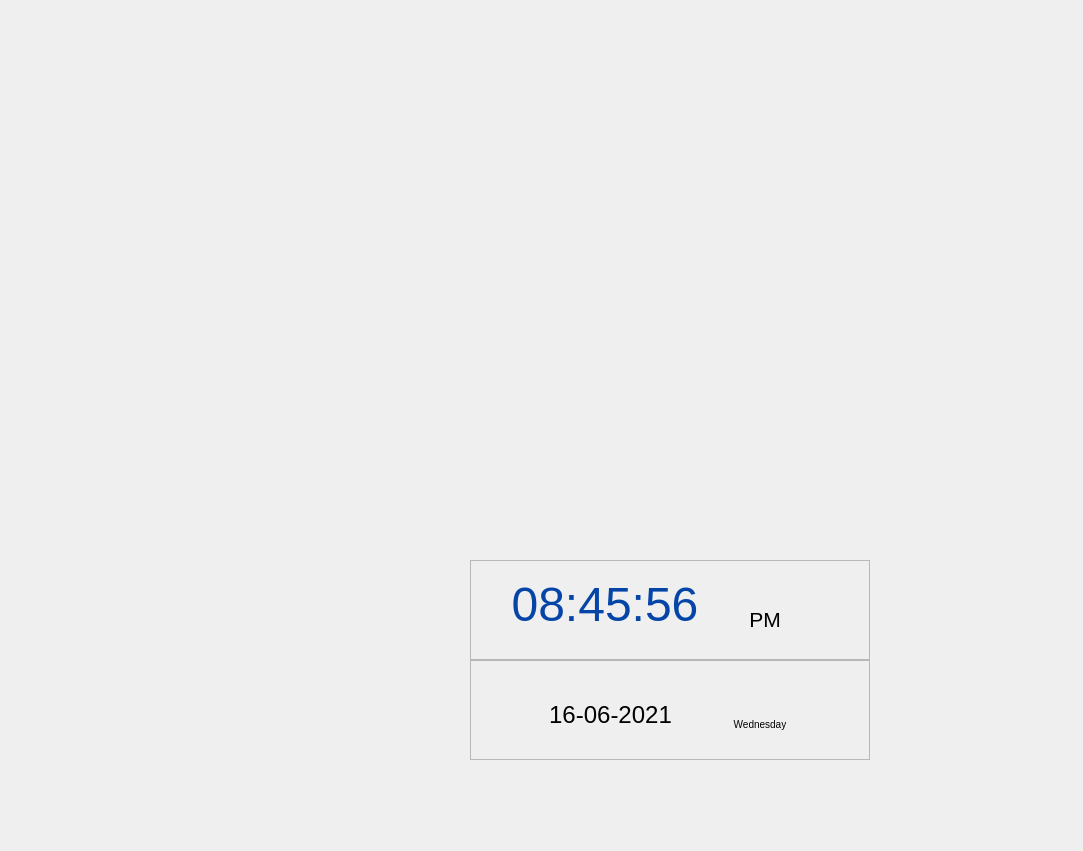
<?xml version="1.0" encoding="UTF-8"?>
<ui version="4.0">
 <class>MainWindow</class>
 <widget class="QMainWindow" name="MainWindow">
  <property name="geometry">
   <rect>
    <x>0</x>
    <y>0</y>
    <width>1083</width>
    <height>851</height>
   </rect>
  </property>
  <property name="windowTitle">
   <string>MainWindow</string>
  </property>
  <widget class="QWidget" name="centralwidget">
   <widget class="QLabel" name="label">
    <property name="geometry">
     <rect>
      <x>770</x>
      <y>20</y>
      <width>300</width>
      <height>300</height>
     </rect>
    </property>
    <property name="text">
     <string/>
    </property>
    <property name="pixmap">
     <pixmap>../resources/processing.gif</pixmap>
    </property>
    <property name="scaledContents">
     <bool>true</bool>
    </property>
    <property name="alignment">
     <set>Qt::AlignBottom|Qt::AlignHCenter</set>
    </property>
   </widget>
   <widget class="QWidget" name="dateTimeWidget" native="true">
    <property name="geometry">
     <rect>
      <x>470</x>
      <y>560</y>
      <width>400</width>
      <height>200</height>
     </rect>
    </property>
    <property name="styleSheet">
     <string notr="true">/*QWidget#dateTimeWidget{
	border-radius: 20px;
	background: rgba(255, 255, 255, 0.1);
	border-top: 1px solid rgba(255, 255, 255, 0.3);
    border-left: 1px solid rgba(255, 255, 255, 0.3);


}
</string>
    </property>
    <widget class="QFrame" name="timeFrame">
     <property name="geometry">
      <rect>
       <x>0</x>
       <y>0</y>
       <width>400</width>
       <height>100</height>
      </rect>
     </property>
     <property name="styleSheet">
      <string notr="true"/>
     </property>
     <property name="frameShape">
      <enum>QFrame::StyledPanel</enum>
     </property>
     <property name="frameShadow">
      <enum>QFrame::Raised</enum>
     </property>
     <widget class="QLabel" name="showTimeLabel">
      <property name="geometry">
       <rect>
        <x>10</x>
        <y>10</y>
        <width>250</width>
        <height>70</height>
       </rect>
      </property>
      <property name="styleSheet">
       <string notr="true">QLabel#showTime{
	color:#4885ed;
}</string>
      </property>
      <property name="text">
       <string>&lt;html&gt;&lt;head/&gt;&lt;body&gt;&lt;p align=&quot;center&quot;&gt;&lt;span style=&quot; font-size:36pt; color:#0445a7;&quot;&gt;08:45:56&lt;/span&gt;&lt;/p&gt;&lt;/body&gt;&lt;/html&gt;</string>
      </property>
     </widget>
     <widget class="QLabel" name="show_AM_PM_Label">
      <property name="geometry">
       <rect>
        <x>270</x>
        <y>35</y>
        <width>50</width>
        <height>50</height>
       </rect>
      </property>
      <property name="styleSheet">
       <string notr="true">QLabel#showAMPM{
	color:#FFFFFF;
}</string>
      </property>
      <property name="text">
       <string>&lt;html&gt;&lt;head/&gt;&lt;body&gt;&lt;p align=&quot;center&quot;&gt;&lt;span style=&quot; font-size:16pt;&quot;&gt;PM&lt;/span&gt;&lt;/p&gt;&lt;/body&gt;&lt;/html&gt;</string>
      </property>
     </widget>
    </widget>
    <widget class="QFrame" name="dateFrame">
     <property name="geometry">
      <rect>
       <x>0</x>
       <y>100</y>
       <width>400</width>
       <height>100</height>
      </rect>
     </property>
     <property name="styleSheet">
      <string notr="true"/>
     </property>
     <property name="frameShape">
      <enum>QFrame::StyledPanel</enum>
     </property>
     <property name="frameShadow">
      <enum>QFrame::Raised</enum>
     </property>
     <widget class="QLabel" name="showDateLabel">
      <property name="geometry">
       <rect>
        <x>10</x>
        <y>20</y>
        <width>261</width>
        <height>71</height>
       </rect>
      </property>
      <property name="styleSheet">
       <string notr="true">QLabel#showDate{
	color:#FFFFFF
}</string>
      </property>
      <property name="text">
       <string>&lt;html&gt;&lt;head/&gt;&lt;body&gt;&lt;p align=&quot;center&quot;&gt;&lt;span style=&quot; font-size:18pt;&quot;&gt;16-06-2021&lt;/span&gt;&lt;/p&gt;&lt;/body&gt;&lt;/html&gt;</string>
      </property>
     </widget>
     <widget class="QLabel" name="showDayLabel">
      <property name="geometry">
       <rect>
        <x>240</x>
        <y>40</y>
        <width>100</width>
        <height>50</height>
       </rect>
      </property>
      <property name="styleSheet">
       <string notr="true">QLabel#showDay{
	color:#FFFFFF;
}</string>
      </property>
      <property name="text">
       <string>&lt;html&gt;&lt;head/&gt;&lt;body&gt;&lt;p align=&quot;center&quot;&gt;&lt;span style=&quot; font-size:7.8pt;&quot;&gt;Wednesday&lt;/span&gt;&lt;/p&gt;&lt;/body&gt;&lt;/html&gt;</string>
      </property>
     </widget>
    </widget>
   </widget>
  </widget>
 </widget>
 <resources/>
 <connections/>
</ui>
